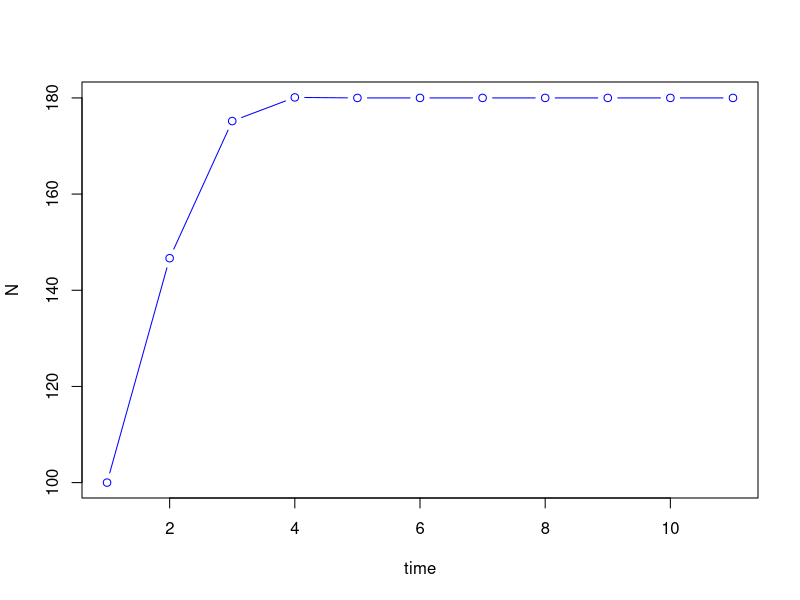
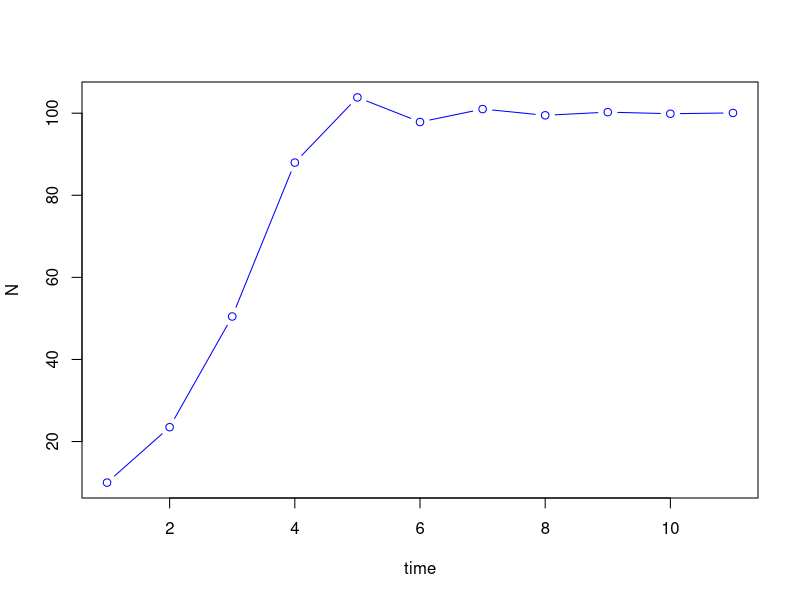

R code for these plots, in order: (Note: this script raises an error after producing the figures.)
# 3.3 

NN <- 100
RR <- 1.05
ttmax <- 10
KK <- 180
NNmatrix <- matrix(NA, nrow= 1, ncol= ttmax+1)
NNmatrix [1] <- NN
for (tt in 1:ttmax) {
  NNmatrix[tt+1] <- (1+RR* (1-NNmatrix[tt]/KK)) *NNmatrix[tt]
}
plot(1:(ttmax+1), NNmatrix, xlab="time", ylab="N", type="b", col='blue')

# 3.3.1

discreteLogisticFun <- function(NN, RR, ttmax, KK) {
  NNmatrix <- matrix(NA, nrow= 1, ncol= ttmax+1)
  NNmatrix [1] <- NN
  for (tt in 1:ttmax) {
    NNmatrix[tt+1] <- (1+RR* (1-NNmatrix[tt]/KK))*NNmatrix[tt]
  }
  plot(1:(ttmax+1), NNmatrix, xlab="time", ylab="N", type="b", col='blue')
}

discreteLogisticFun(NN=10, RR=1.5, ttmax=10, KK=100)
# changing the value of RR changes the initial growth rate but it 
# still plateaus at KK

# 3.3.2
rdVec <- matrix(data = -0.3, 0.3, 1.3, 1.9, 2.2, 2.7, nrow= 1, ncol= 6)

par(mfrow = c(2,3))
for (ii in 1:length(rdVec)) {
  discreteLogisticFun(NN=10, RR=1.5, ttmax=10, KK=100)
}
